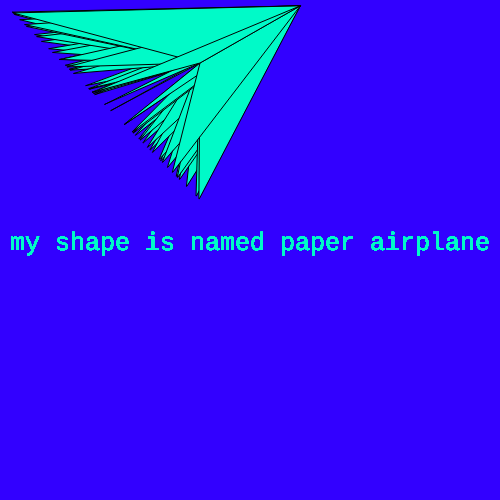
Frame 1 (no input)
Frame 60 (no input): identical to frame 1, image omitted
Frame 120 (the mouse pressed at the canvas centre since frame 60): identical to frame 1, image omitted

The p5.js sketch that drew this single still picture (run headless with seeded random() and noise() and a simulated clock; from frame 60 on, the mouse is pressed at the canvas centre):

// p5.js sketch
// ── sketch.js
var myGeometry = [];

function setup() {
  createCanvas(500,500);
  
  for(var i = 0; i < 50; i++){
    myGeometry.push(random(20));
  }
}

function draw() {
  background(50,0,255)
  
  for(var i = 0; i < myGeometry.length; i++){
 
  fill(0,250,200);
  quad(myGeometry[i] * 10, myGeometry[i] * 10, myGeometry[i] * 10, myGeometry[i] * 10,
    200, 63, 300, 6);
    
  textSize(25);
  textFont('Courier New');
  textAlign(CENTER);
  text("my shape is named paper airplane", 250, 250);
  }
}
  
